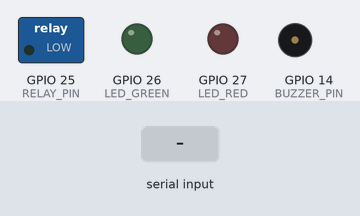
Bench run of a sketch on a simulated ESP32. Parts: switched loads named in the sketch (green lamp = pin HIGH), output pins drawn as LEDs (lit = HIGH), buzzer (waves = sounding, pin HIGH). Dashed ring = blinking. The test bench sets the inputs (shaded band). WiFi joins after 1.5 s; servers stay silent unless stated; uploads are accepted with an empty reply; what the sketch prints to the serial monitor is not drawn.

Above: at 2.7 s.
2.8 s: "error\n" received over the second serial link
At 3.1 s:
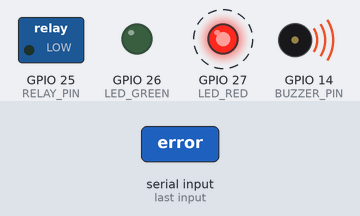
5.0 s: "checkin\n" received over the second serial link
At 6.3 s:
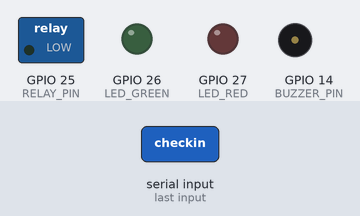
6.7 s: "token=\n" received over the second serial link
At 6.8 s:
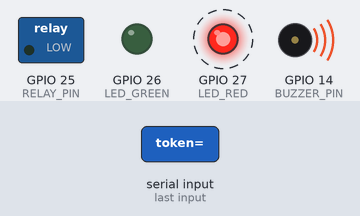
Timing chart, 0 to 9.7 s (numbered marks = the images above; inputs shaded):
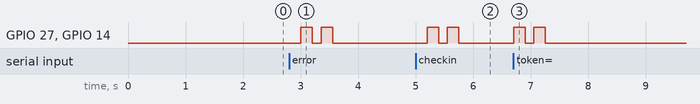

Measured:
- after the input at 2.8 s, GPIO 27 (LED_RED), GPIO 14 (BUZZER_PIN): alternates HIGH for 0.20 s and LOW for 0.15 s, 4 changes in all, then stays LOW, starting after 0.21 s
- after the input at 5.0 s, GPIO 27 (LED_RED), GPIO 14 (BUZZER_PIN): alternates HIGH for 0.20 s and LOW for 0.15 s, 4 changes in all, then stays LOW, starting after 0.20 s
- after the input at 6.7 s, GPIO 27 (LED_RED), GPIO 14 (BUZZER_PIN): alternates HIGH for 0.20 s and LOW for 0.15 s, 4 changes in all, then stays LOW, starting at once

The sketch:

door_controller_esp32.ino
```cpp
/*
 * Study Cafe Door Controller — ESP32
 * 전용 QR 스캐너 모듈(GM-65S 등)로 QR 데이터를 읽어
 * WiFi로 서버 API 호출 → 릴레이 제어로 도어락 개폐
 *
 * 하드웨어 연결:
 *   - ESP32 개발보드
 *   - QR 스캐너 모듈 (GM-65S, LV1 등) — Serial2 (GPIO16=RX, GPIO17=TX)
 *   - 릴레이 모듈 → GPIO 25
 *   - LED 녹색 → GPIO 26 (성공)
 *   - LED 적색 → GPIO 27 (실패)
 *   - 부저 → GPIO 14 (선택)
 *   - OLED SSD1306 → I2C (GPIO21=SDA, GPIO22=SCL) (선택)
 *
 * 라이브러리 (Arduino IDE):
 *   - WiFi.h (내장)
 *   - HTTPClient.h (내장)
 *   - ArduinoJson by Benoit Blanchon
 *   - (선택) Adafruit SSD1306, Adafruit GFX
 *
 * 업로드 후 시리얼 모니터(115200 baud)에서 WiFi 연결 상태 확인
 */

#include <WiFi.h>
#include <HTTPClient.h>
#include <ArduinoJson.h>

// ============ 설정 ============
const char* WIFI_SSID     = "YOUR_WIFI_SSID";
const char* WIFI_PASSWORD = "YOUR_WIFI_PASSWORD";
const char* SERVER_URL    = "http://192.168.0.10:5000";  // Flask 서버 주소

// 핀 설정
const int RELAY_PIN   = 25;
const int LED_GREEN   = 26;
const int LED_RED     = 27;
const int BUZZER_PIN  = 14;

// 동작 설정
const int DOOR_OPEN_MS     = 3000;   // 문 열림 유지 시간 (ms)
const int COOLDOWN_MS      = 5000;   // 같은 QR 재스캔 방지 (ms)
const int API_TIMEOUT_MS   = 10000;  // API 타임아웃 (ms)

// ============ 전역 변수 ============
String lastToken = "";
unsigned long lastScanTime = 0;
String qrBuffer = "";

// ============ 초기화 ============
void setup() {
  Serial.begin(115200);
  Serial2.begin(9600, SERIAL_8N1, 16, 17);  // QR 스캐너용 Serial2

  // 핀 설정
  pinMode(RELAY_PIN, OUTPUT);
  pinMode(LED_GREEN, OUTPUT);
  pinMode(LED_RED, OUTPUT);
  pinMode(BUZZER_PIN, OUTPUT);
  digitalWrite(RELAY_PIN, LOW);
  digitalWrite(LED_GREEN, LOW);
  digitalWrite(LED_RED, LOW);
  digitalWrite(BUZZER_PIN, LOW);

  Serial.println("\n=============================");
  Serial.println("  Study Cafe Door Controller");
  Serial.println("  ESP32 + QR Scanner");
  Serial.println("=============================");

  // WiFi 연결
  WiFi.begin(WIFI_SSID, WIFI_PASSWORD);
  Serial.print("WiFi 연결 중");
  while (WiFi.status() != WL_CONNECTED) {
    delay(500);
    Serial.print(".");
  }
  Serial.println();
  Serial.print("WiFi 연결됨. IP: ");
  Serial.println(WiFi.localIP());
  Serial.print("서버: ");
  Serial.println(SERVER_URL);
  Serial.println("\nQR 코드를 스캔하세요...\n");
}

// ============ 메인 루프 ============
void loop() {
  // QR 스캐너에서 데이터 읽기
  while (Serial2.available()) {
    char c = Serial2.read();
    if (c == '\n' || c == '\r') {
      if (qrBuffer.length() > 0) {
        processQR(qrBuffer);
        qrBuffer = "";
      }
    } else {
      qrBuffer += c;
    }
  }
  delay(10);
}

// ============ QR 처리 ============
void processQR(String rawData) {
  // QR 데이터에서 토큰 추출
  // 형식: http://서버/qr/scan?token=xxx  또는  단순 토큰
  String token = extractToken(rawData);
  if (token.length() == 0) {
    Serial.println("QR: 토큰 추출 실패");
    signalError();
    return;
  }

  Serial.print("QR 인식: ");
  Serial.println(token.substring(0, 20) + "...");

  // 쿨다운 체크
  unsigned long now = millis();
  if (token == lastToken && (now - lastScanTime) < COOLDOWN_MS) {
    Serial.println("  (쿨다운 - 무시)");
    return;
  }
  lastToken = token;
  lastScanTime = now;

  // 1단계: 토큰 검증 → 입실/출실 판단
  String action = verifyToken(token);
  if (action.length() == 0) {
    Serial.println("  검증 실패 - 서버 연결 확인");
    signalError();
    return;
  }
  if (action == "error") {
    Serial.println("  유효하지 않은 QR");
    signalError();
    return;
  }

  Serial.print("  → ");
  Serial.print(action == "checkin" ? "입실" : "출실");
  Serial.println(" 처리 중...");

  // 2단계: 입실/출실 API 호출
  bool success = callDoorAPI(token, action);
  if (success) {
    Serial.println("  성공! 문 개방");
    signalSuccess();
    doorOpen();
  } else {
    Serial.println("  실패!");
    signalError();
  }
}

// ============ 토큰 추출 ============
String extractToken(String data) {
  data.trim();
  int idx = data.indexOf("token=");
  if (idx >= 0) {
    String t = data.substring(idx + 6);
    int amp = t.indexOf('&');
    if (amp >= 0) t = t.substring(0, amp);
    t.trim();
    return t;
  }
  return data;
}

// ============ 서버 API: 검증 ============
String verifyToken(String token) {
  if (WiFi.status() != WL_CONNECTED) return "";

  HTTPClient http;
  String url = String(SERVER_URL) + "/api/door/verify";
  http.begin(url);
  http.addHeader("Content-Type", "application/json");
  http.setTimeout(API_TIMEOUT_MS);

  String body = "{\"token\":\"" + token + "\"}";
  int code = http.POST(body);

  if (code <= 0) {
    http.end();
    return "";
  }

  String response = http.getString();
  http.end();

  // JSON 파싱
  StaticJsonDocument<512> doc;
  DeserializationError err = deserializeJson(doc, response);
  if (err) return "";

  bool success = doc["success"] | false;
  if (!success) return "error";

  String action = doc["action"] | "";
  if (action == "checkin_ready") return "checkin";
  if (action == "checkout_ready") return "checkout";
  return "error";
}

// ============ 서버 API: 입실/출실 ============
bool callDoorAPI(String token, String action) {
  if (WiFi.status() != WL_CONNECTED) return false;

  HTTPClient http;
  String url = String(SERVER_URL) + "/api/door/" + action;
  http.begin(url);
  http.addHeader("Content-Type", "application/json");
  http.setTimeout(API_TIMEOUT_MS);

  String body = "{\"token\":\"" + token + "\"}";
  int code = http.POST(body);

  if (code <= 0) {
    http.end();
    return false;
  }

  String response = http.getString();
  http.end();

  Serial.print("  응답: ");
  Serial.println(response);

  StaticJsonDocument<512> doc;
  DeserializationError err = deserializeJson(doc, response);
  if (err) return false;

  return doc["success"] | false;
}

// ============ 하드웨어 제어 ============
void doorOpen() {
  digitalWrite(RELAY_PIN, HIGH);
  Serial.println("🚪 문 열림");
  delay(DOOR_OPEN_MS);
  digitalWrite(RELAY_PIN, LOW);
  Serial.println("🔒 문 닫힘");
}

void signalSuccess() {
  digitalWrite(LED_GREEN, HIGH);
  digitalWrite(BUZZER_PIN, HIGH);
  delay(300);
  digitalWrite(LED_GREEN, LOW);
  digitalWrite(BUZZER_PIN, LOW);
}

void signalError() {
  for (int i = 0; i < 2; i++) {
    digitalWrite(LED_RED, HIGH);
    digitalWrite(BUZZER_PIN, HIGH);
    delay(200);
    digitalWrite(LED_RED, LOW);
    digitalWrite(BUZZER_PIN, LOW);
    delay(150);
  }
}
```
